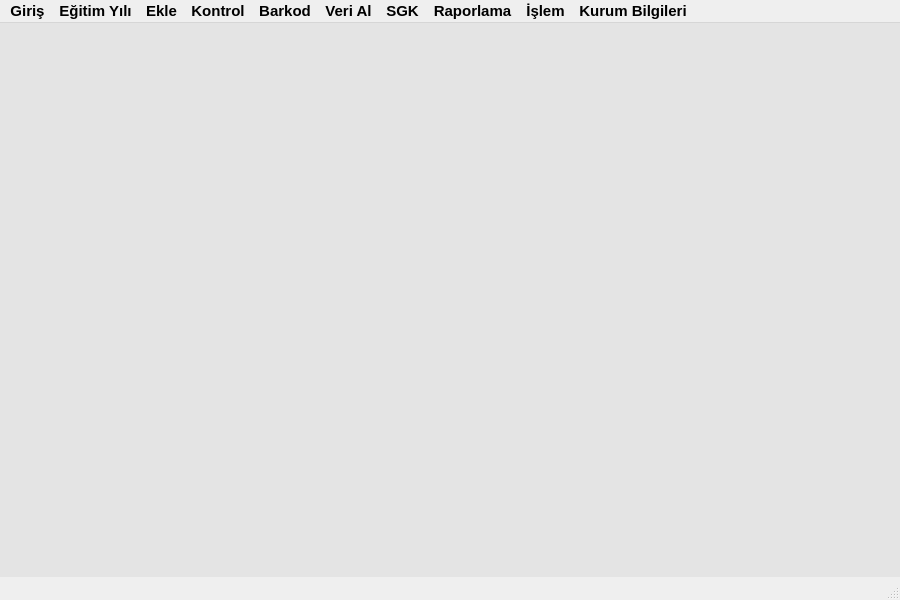
<?xml version="1.0" encoding="UTF-8"?>
<ui version="4.0">
 <class>MainWindow</class>
 <widget class="QMainWindow" name="MainWindow">
  <property name="geometry">
   <rect>
    <x>0</x>
    <y>0</y>
    <width>900</width>
    <height>600</height>
   </rect>
  </property>
  <property name="font">
   <font>
    <pointsize>11</pointsize>
    <weight>75</weight>
    <bold>true</bold>
   </font>
  </property>
  <property name="windowTitle">
   <string>MainWindow</string>
  </property>
  <widget class="QWidget" name="centralwidget">
   <property name="styleSheet">
    <string notr="true">/*Copyright (c) DevSec Studio. All rights reserved.

MIT License

Permission is hereby granted, free of charge, to any person obtaining a copy
of this software and associated documentation files (the &quot;Software&quot;), to deal
in the Software without restriction, including without limitation the rights
to use, copy, modify, merge, publish, distribute, sublicense, and/or sell
copies of the Software, and to permit persons to whom the Software is
furnished to do so, subject to the following conditions:

The above copyright notice and this permission notice shall be included in all
copies or substantial portions of the Software.

THE SOFTWARE IS PROVIDED *AS IS*, WITHOUT WARRANTY OF ANY KIND, EXPRESS OR
IMPLIED, INCLUDING BUT NOT LIMITED TO THE WARRANTIES OF MERCHANTABILITY,
FITNESS FOR A PARTICULAR PURPOSE AND NONINFRINGEMENT. IN NO EVENT SHALL THE
AUTHORS OR COPYRIGHT HOLDERS BE LIABLE FOR ANY CLAIM, DAMAGES OR OTHER
LIABILITY, WHETHER IN AN ACTION OF CONTRACT, TORT OR OTHERWISE, ARISING FROM,
OUT OF OR IN CONNECTION WITH THE SOFTWARE OR THE USE OR OTHER DEALINGS IN THE SOFTWARE.
*/

/*-----QWidget-----*/
QWidget
{
	background-color: #e4e4e4;
	color: #000;
	selection-background-color: #46a2da;
	selection-color: #fff;

}


/*-----QLabel-----*/
QLabel
{
	background-color: transparent;
	color: #fff;

}


/*-----QMenuBar-----*/
QMenuBar 
{
	background-color: qlineargradient(spread:repeat, x1:1, y1:0, x2:1, y2:1, stop:0 rgba(227, 227, 227, 255),stop:1 rgba(187, 187, 187, 255));
	border: 1px solid #f1f1f1;
	color: #000;

}


QMenuBar::item 
{
	background-color: transparent;

}


QMenuBar::item:selected 
{
	background-color: rgba(70,162,218,50%);
	border: 1px solid #46a2da;
	color: #000;

}


QMenuBar::item:pressed 
{
	background-color: #46a2da;
	border: 1px solid #46a2da;
	color: #fff;

}


/*-----QMenu-----*/
QMenu
{
    background-color: #d6d6d6;
    border: 1px solid #222;
    padding: 4px;
	color: #000;

}


QMenu::item
{
    background-color: transparent;
    padding: 2px 20px 2px 20px;

}


QMenu::separator
{
   	background-color: #46a2da;
	height: 1px;

}


QMenu::item:disabled
{
    color: #555;
    background-color: transparent;
    padding: 2px 20px 2px 20px;

}


QMenu::item:selected
{
	background-color: rgba(70,162,218,50%);
	border: 1px solid #46a2da;
	color: #000;

}


/*-----QToolBar-----*/
QToolBar
{
	background-color: #d6d6d6;
	border-top: none;
	border-bottom: 1px solid #f1f1f1;
	border-left: 1px solid #f1f1f1;
	border-right: 1px solid #f1f1f1;

}


QToolBar::separator
{
	background-color: #2e2e2e;
	width: 1px;

}


/*-----QToolButton-----*/
QToolButton 
{
	background-color: transparent;
	color: #fff;
	padding: 3px;
	margin-left: 1px;
}


QToolButton:hover
{
	background-color: rgba(70,162,218,50%);
	border: 1px solid #46a2da;
	color: #000;
	
}


QToolButton:pressed
{
	background-color: #727272;
	border: 1px solid #46a2da;

}


QToolButton:checked
{
	background-color: #727272;
	border: 1px solid #222;
}


/*-----QPushButton-----*/
QPushButton
{
	background-color: qlineargradient(spread:repeat, x1:1, y1:0, x2:1, y2:1, stop:0 rgba(184, 184, 184, 255),stop:1 rgba(159, 159, 159, 255));
	color: #000;
	min-width: 80px;
	border-style: solid;
	border-width: 1px;
	border-color: #051a39;
	padding: 5px;

}


QPushButton::flat
{
	background-color: transparent;
	border: none;
	color: #000;

}


QPushButton::disabled
{
	background-color: #606060;
	color: #959595;
	border-color: #051a39;

}


QPushButton::hover
{
	background-color: rgba(70,162,218,50%);
	border: 1px solid #46a2da;

}


QPushButton::pressed
{
	background-color: qlineargradient(spread:repeat, x1:1, y1:0, x2:1, y2:1, stop:0 rgba(174, 174, 174, 255),stop:1 rgba(149, 149, 149, 255));
	border: 1px solid #46a2da;

}


QPushButton::checked
{
	background-color: qlineargradient(spread:repeat, x1:1, y1:0, x2:1, y2:1, stop:0 rgba(174, 174, 174, 255),stop:1 rgba(149, 149, 149, 255));
	border: 1px solid #222;

}


/*-----QLineEdit-----*/
QLineEdit
{
	background-color: #f6f6f6;
	color : #000;
	border: 1px solid #343434;
	padding: 3px;
	padding-left: 5px;

}


/*-----QPlainTExtEdit-----*/
QPlainTextEdit
{
	background-color: #f6f6f6;
	color : #000;
	border: 1px solid #343434;
	padding: 3px;
	padding-left: 5px;

}


/*-----QTabBar-----*/
QTabBar::tab
{
	background-color: qlineargradient(spread:repeat, x1:1, y1:0, x2:1, y2:1, stop:0 rgba(227, 227, 227, 255),stop:1 rgba(187, 187, 187, 255));
	color: #000;
	border-style: solid;
	border-width: 1px;
	border-color: #666;
	border-bottom: none;
	padding: 5px;
	padding-left: 15px;
	padding-right: 15px;

}


QTabWidget::pane 
{
	background-color: red;
	border: 1px solid #666;
	top: 1px;

}


QTabBar::tab:last
{
	margin-right: 0; 

}


QTabBar::tab:first:!selected
{
	background-color: #666666;
	margin-left: 0px;

}


QTabBar::tab:!selected
{
	color: #b1b1b1;
	border-bottom-style: solid;
	background-color: #666666;

}


QTabBar::tab:selected
{
	margin-top: 0px;

}


QTabBar::tab:!selected:hover
{
	background-color: qlineargradient(spread:repeat, x1:1, y1:0, x2:1, y2:1, stop:0 rgba(127, 127, 127, 255),stop:1 rgba(87, 87, 87, 255));
	color: #000;

}


/*-----QComboBox-----*/
QComboBox
{
    background-color: qlineargradient(spread:repeat, x1:1, y1:0, x2:1, y2:1, stop:0 rgba(184, 184, 184, 255),stop:1 rgba(159, 159, 159, 255));
    border: 1px solid #000;
    padding-left: 6px;
    color: #000;
    height: 20px;

}


QComboBox::disabled
{
	background-color: #404040;
	color: #656565;
	border-color: #051a39;

}


QComboBox:on
{
    background-color: #46a2da;
	color: #fff;

}


QComboBox QAbstractItemView
{
    background-color: #383838;
    color: #ffffff;
    border: 1px solid black;
    selection-background-color: #46a2da;
    outline: 0;

}


QComboBox::drop-down
{
	background-color: qlineargradient(spread:repeat, x1:1, y1:0, x2:1, y2:1, stop:0 rgba(157, 157, 157, 255),stop:1 rgba(150, 150, 150, 255));
    subcontrol-origin: padding;
    subcontrol-position: top right;
    width: 15px;
    border-left-width: 1px;
    border-left-color: black;
    border-left-style: solid; 

}


QComboBox::down-arrow
{
    image: url(://arrow-down.png);
    width: 8px;
    height: 8px;
}


/*-----QSpinBox &amp; QDateTimeEdit-----*/
QSpinBox,
QDateTimeEdit 
{
    background-color: #f6f6f6;
	color : #000;
	border: 1px solid #000;
	padding: 3px;
	padding-left: 5px;

}


QSpinBox::up-button, 
QDateTimeEdit::up-button
{
	background-color: qlineargradient(spread:repeat, x1:1, y1:0, x2:1, y2:1, stop:0 rgba(184, 184, 184, 255),stop:1 rgba(159, 159, 159, 255));
    width: 16px; 
    border-width: 1px;
	border-color: #000;

}


QSpinBox::up-button:hover, 
QDateTimeEdit::up-button:hover
{
	background-color: #585858;

}


QSpinBox::up-button:pressed, 
QDateTimeEdit::up-button:pressed
{
	background-color: #252525;
    width: 16px; 
    border-width: 1px;

}


QSpinBox::up-arrow,
QDateTimeEdit::up-arrow
{
    image: url(://arrow-up.png);
    width: 7px;
    height: 7px;

}


QSpinBox::down-button, 
QDateTimeEdit::down-button
{
	background-color: qlineargradient(spread:repeat, x1:1, y1:0, x2:1, y2:1, stop:0 rgba(184, 184, 184, 255),stop:1 rgba(159, 159, 159, 255));
    width: 16px; 
    border-width: 1px;
	border-color: #000;

}


QSpinBox::down-button:hover, 
QDateTimeEdit::down-button:hover
{
	background-color: #585858;

}


QSpinBox::down-button:pressed, 
QDateTimeEdit::down-button:pressed
{
	background-color: #252525;
    width: 16px; 
    border-width: 1px;

}


QSpinBox::down-arrow,
QDateTimeEdit::down-arrow
{
    image: url(://arrow-down.png);
    width: 7px;
    height: 7px;

}


/*-----QGroupBox-----*/
QGroupBox 
{
    border: 1px solid;
    border-color: #666666;
    margin-top: 23px;

}


QGroupBox::title  
{
    background-color: #a0a2a4;
    color: #000;
	subcontrol-position: top left;
    subcontrol-origin: margin;
    padding: 5px;
	border: 1px solid #000;
	border-bottom: none;

}




/*-----QHeaderView-----*/
QHeaderView::section
{
    background-color: qlineargradient(spread:repeat, x1:1, y1:0, x2:1, y2:1, stop:0 rgba(227, 227, 227, 255),stop:1 rgba(187, 187, 187, 255));
	border: 1px solid #000;
    color: #000;
    text-align: left;
	padding: 4px;
	
}


QHeaderView::section:disabled
{
    background-color: #525251;
    color: #656565;

}


QHeaderView::section:checked
{
    background-color: qlineargradient(spread:repeat, x1:1, y1:0, x2:1, y2:1, stop:0 rgba(227, 227, 227, 255),stop:1 rgba(187, 187, 187, 255));
    color: #000;

}


QHeaderView::section::vertical::first,
QHeaderView::section::vertical::only-one
{
    border-top: 1px solid #353635;

}


QHeaderView::section::vertical
{
    border-top: 1px solid #353635;

}


QHeaderView::section::horizontal::first,
QHeaderView::section::horizontal::only-one
{
    border-left: 1px solid #353635;

}


QHeaderView::section::horizontal
{
    border-left: 1px solid #353635;

}


QTableCornerButton::section
{
    background-color: qlineargradient(spread:repeat, x1:1, y1:0, x2:1, y2:1, stop:0 rgba(227, 227, 227, 255),stop:1 rgba(187, 187, 187, 255));
	border: 1px solid #000;
    color: #fff;

}


/*-----QTreeWidget-----*/
QTreeView
{
	show-decoration-selected: 1;
	alternate-background-color: #c6c6c6;
	selection-color: #fff;
	background-color: #f6f6f6;
	border: 1px solid gray;
	padding-top : 5px;
	color: #000;
	font: 8pt;

}


QTreeView::item:selected
{
	color:#fff;
	background-color: #46a2da;
	border-radius: 0px;

}


QTreeView::item:!selected:hover
{
    background-color: #5e5e5e;
    border: none;
    color: white;

}


QTreeView::branch:has-children:!has-siblings:closed,
QTreeView::branch:closed:has-children:has-siblings 
{
	image: url(://tree-closed.png);

}


QTreeView::branch:open:has-children:!has-siblings,
QTreeView::branch:open:has-children:has-siblings  
{
	image: url(://tree-open.png);

}


/*-----QListView-----*/
QListView 
{
	background-color: #f6f6f6;
    border : none;
    color: #000;
    show-decoration-selected: 1; 
    outline: 0;
	border: 1px solid gray;

}


QListView::disabled 
{
	background-color: #656565;
	color: #1b1b1b;
    border: 1px solid #656565;

}


QListView::item 
{
	background-color: #f6f6f6;
    padding: 1px;

}


QListView::item:alternate 
{
    background-color: #c6c6c6;

}


QListView::item:alternate:selected
{
    background-color: red;

}


QListView::item:selected 
{
	background-color: #b78620;
	border: 1px solid #b78620;
	color: #fff;

}


QListView::item:selected:!active 
{
	background-color: #46a2da;
	border: 1px solid #46a2da;
	color: #fff;

}


QListView::item:selected:active 
{
	background-color: #46a2da;
	border: 1px solid #46a2da;
	color: #fff;

}


QListView::item:hover {
    background-color: #5e5e5e;
    border: none;
    color: #000;

}


/*-----QCheckBox-----*/
QCheckBox
{
	background-color: transparent;
    color: #000;
	border: none;

}


QCheckBox::indicator
{
    background-color: lightgray;
    border: 1px solid #000;
    width: 12px;
    height: 12px;

}


QCheckBox::indicator:checked
{
    image:url(&quot;./ressources/check.png&quot;);
	background-color: #46a2da;
    border: 1px solid #3a546e;

}


QCheckBox::indicator:unchecked:hover
{
	border: 1px solid #46a2da; 

}


QCheckBox::disabled
{
	color: #656565;

}


QCheckBox::indicator:disabled
{
	background-color: #656565;
	color: #656565;
    border: 1px solid #656565;

}


/*-----QRadioButton-----*/
QRadioButton 
{
	color: #000;
	background-color: transparent;

}


QRadioButton::indicator::unchecked:hover 
{
	background-color: darkgray;
	border: 2px solid #46a2da;
	border-radius: 6px;
}


QRadioButton::indicator::checked 
{
	border: 2px solid #52beff;
	border-radius: 6px;
	background-color: #0088da;  
	width: 9px; 
	height: 9px; 

}


/*-----QSlider-----*/
QSlider::groove:horizontal 
{
	background-color: transparent;
	height: 3px;

}


QSlider::sub-page:horizontal 
{
	background-color: #46a2da;

}


QSlider::add-page:horizontal 
{
	background-color: #5d5d5d;

}


QSlider::handle:horizontal 
{
	background-color: #46a2da;
	width: 14px;
	margin-top: -6px;
	margin-bottom: -6px;
	border-radius: 6px;

}


QSlider::handle:horizontal:hover 
{
	background-color: #0088da;
	border-radius: 6px;

}


QSlider::sub-page:horizontal:disabled 
{
	background-color: #bbb;
	border-color: #999;

}


QSlider::add-page:horizontal:disabled 
{
	background-color: #eee;
	border-color: #999;

}


QSlider::handle:horizontal:disabled 
{
	background-color: #eee;
	border: 1px solid #aaa;
	border-radius: 3px;

}


/*-----QScrollBar-----*/
QScrollBar:horizontal
{
    border: 1px solid #222222;
    background-color: #9d9d9d;
    height: 13px;
    margin: 0px 16px 0 16px;

}


QScrollBar::handle:horizontal
{
	background-color: qlineargradient(spread:repeat, x1:1, y1:0, x2:1, y2:1, stop:0 rgba(227, 227, 227, 255),stop:1 rgba(187, 187, 187, 255));
	border: 1px solid #2d2d2d;
    min-height: 20px;

}


QScrollBar::add-line:horizontal
{
	background-color: qlineargradient(spread:repeat, x1:1, y1:0, x2:1, y2:1, stop:0 rgba(227, 227, 227, 255),stop:1 rgba(187, 187, 187, 255));
	border: 1px solid #2d2d2d;
    width: 15px;
    subcontrol-position: right;
    subcontrol-origin: margin;

}


QScrollBar::sub-line:horizontal
{
	background-color: qlineargradient(spread:repeat, x1:1, y1:0, x2:1, y2:1, stop:0 rgba(227, 227, 227, 255),stop:1 rgba(187, 187, 187, 255));
	border: 1px solid #2d2d2d;
    width: 15px;
    subcontrol-position: left;
    subcontrol-origin: margin;

}


QScrollBar::right-arrow:horizontal
{
    image: url(://arrow-right.png);
    width: 6px;
    height: 6px;

}


QScrollBar::left-arrow:horizontal
{
    image: url(://arrow-left.png);
    width: 6px;
    height: 6px;

}


QScrollBar::add-page:horizontal, QScrollBar::sub-page:horizontal
{
    background: none;

}


QScrollBar:vertical
{
    background-color: #9d9d9d;
    width: 13px;
	border: 1px solid #2d2d2d;
    margin: 16px 0px 16px 0px;

}


QScrollBar::handle:vertical
{
    background-color: qlineargradient(spread:repeat, x1:1, y1:0, x2:1, y2:1, stop:0 rgba(227, 227, 227, 255),stop:1 rgba(187, 187, 187, 255));
	border: 1px solid #2d2d2d;
    min-height: 20px;

}


QScrollBar::add-line:vertical
{
	background-color: qlineargradient(spread:repeat, x1:1, y1:0, x2:1, y2:1, stop:0 rgba(227, 227, 227, 255),stop:1 rgba(187, 187, 187, 255));
	border: 1px solid #2d2d2d;
    height: 15px;
    subcontrol-position: bottom;
    subcontrol-origin: margin;

}


QScrollBar::sub-line:vertical
{
	background-color: qlineargradient(spread:repeat, x1:1, y1:0, x2:1, y2:1, stop:0 rgba(227, 227, 227, 255),stop:1 rgba(187, 187, 187, 255));
	border: 1px solid #2d2d2d;
    height: 15px;
    subcontrol-position: top;
    subcontrol-origin: margin;

}


QScrollBar::up-arrow:vertical
{
    image: url(://arrow-up.png);
    width: 6px;
    height: 6px;

}


QScrollBar::down-arrow:vertical
{
    image: url(://arrow-down.png);
    width: 6px;
    height: 6px;

}


QScrollBar::add-page:vertical, QScrollBar::sub-page:vertical
{
    background: none;

}


/*-----QProgressBar-----*/
QProgressBar
{
	background-color: qlineargradient(spread:repeat, x1:1, y1:0, x2:1, y2:1, stop:0 rgba(227, 227, 227, 255),stop:1 rgba(187, 187, 187, 255));
    border: 1px solid #666666;
    text-align: center;
	color: #000;
	font-weight: bold;

}


QProgressBar::chunk
{
    background-color: #46a2da;
    width: 5px;
    margin: 0.5px;

}

</string>
   </property>
  </widget>
  <widget class="QMenuBar" name="menubar">
   <property name="geometry">
    <rect>
     <x>0</x>
     <y>0</y>
     <width>900</width>
     <height>21</height>
    </rect>
   </property>
   <widget class="QMenu" name="menuAdd">
    <property name="font">
     <font>
      <pointsize>9</pointsize>
      <weight>50</weight>
      <bold>false</bold>
     </font>
    </property>
    <property name="title">
     <string>Ekle</string>
    </property>
    <addaction name="act_student"/>
    <addaction name="separator"/>
    <addaction name="act_department"/>
    <addaction name="act_branch"/>
    <addaction name="act_class"/>
    <addaction name="act_parent_class"/>
    <addaction name="separator"/>
    <addaction name="act_staff"/>
    <addaction name="act_staff_branch"/>
    <addaction name="act_degree"/>
    <addaction name="separator"/>
    <addaction name="separator"/>
    <addaction name="act_workplace"/>
    <addaction name="separator"/>
    <addaction name="act_cause"/>
    <addaction name="act_neighborhood"/>
   </widget>
   <widget class="QMenu" name="menuE_itim_Y_l">
    <property name="title">
     <string>Eğitim Yılı</string>
    </property>
    <addaction name="actionE_itim_Y_l_Ekle"/>
    <addaction name="actionE_itim_Y_l_Se"/>
    <addaction name="actionE_itim_Y_l_Kopyala"/>
    <addaction name="actionYedek_Al"/>
    <addaction name="actionYedekten_Getir"/>
   </widget>
   <widget class="QMenu" name="menuGiri">
    <property name="title">
     <string>Giriş</string>
    </property>
    <addaction name="actionKullan_c_Giri_i"/>
    <addaction name="actionMisafir_Giri_i"/>
   </widget>
   <widget class="QMenu" name="menuKontrol">
    <property name="title">
     <string>Kontrol</string>
    </property>
    <addaction name="actionT_m_Bilgiler"/>
    <addaction name="actionEksik_Bilgi_Doldur"/>
   </widget>
   <widget class="QMenu" name="menuBarkod">
    <property name="title">
     <string>Barkod</string>
    </property>
    <addaction name="actionBarkod_Olu_tur"/>
    <addaction name="actionBarkod_Oku"/>
   </widget>
   <widget class="QMenu" name="menuVeri_Al">
    <property name="title">
     <string>Veri Al</string>
    </property>
    <addaction name="actionVeri_Giri_i_Yap"/>
    <addaction name="actionVeri_k_Yap"/>
    <addaction name="actionVeri_Giri_i_Yap_2"/>
   </widget>
   <widget class="QMenu" name="menuRaporlama">
    <property name="title">
     <string>Raporlama</string>
    </property>
    <addaction name="actionSe_enekli_Rapor_Olu_tur"/>
    <addaction name="actionHaftal_k_Form_retmen"/>
    <addaction name="actionHaftal_k_Form_i_letme"/>
    <addaction name="actionAyl_k_Form_retmen"/>
    <addaction name="actionAyl_k_Form_i_letme"/>
    <addaction name="action_retmen_G_rev_Formu"/>
    <addaction name="actionD_nen_Evrak_Kontrol"/>
   </widget>
   <widget class="QMenu" name="menuSGK">
    <property name="title">
     <string>SGK</string>
    </property>
    <addaction name="action_renci_Devams_zl_k_Ekle"/>
    <addaction name="actionOkul_SGK_Bilgileri_Ekle"/>
    <addaction name="actionSGK_Prim_Belgesi_7"/>
    <addaction name="actionSGK_Prim_Belgesi_42"/>
    <addaction name="actionSGK_Prim_Belgesi_49"/>
    <addaction name="actionSGK_Prim_Belgesi_50"/>
   </widget>
   <widget class="QMenu" name="menuOperation">
    <property name="font">
     <font>
      <pointsize>9</pointsize>
      <weight>50</weight>
      <bold>false</bold>
     </font>
    </property>
    <property name="title">
     <string>İşlem</string>
    </property>
    <addaction name="act_pull_sutudent"/>
    <addaction name="act_add_class_to_parent"/>
    <addaction name="act_staff_workplace"/>
    <addaction name="act_disconnection"/>
   </widget>
   <widget class="QMenu" name="menuSchool_Info">
    <property name="title">
     <string>Kurum Bilgileri</string>
    </property>
    <addaction name="act_institutation_info"/>
   </widget>
   <addaction name="menuGiri"/>
   <addaction name="menuE_itim_Y_l"/>
   <addaction name="menuAdd"/>
   <addaction name="menuKontrol"/>
   <addaction name="menuBarkod"/>
   <addaction name="menuVeri_Al"/>
   <addaction name="menuSGK"/>
   <addaction name="menuRaporlama"/>
   <addaction name="menuOperation"/>
   <addaction name="menuSchool_Info"/>
  </widget>
  <widget class="QStatusBar" name="statusbar"/>
  <action name="act_student">
   <property name="text">
    <string>Öğrenci</string>
   </property>
   <property name="font">
    <font>
     <pointsize>11</pointsize>
     <weight>75</weight>
     <bold>true</bold>
    </font>
   </property>
  </action>
  <action name="act_department">
   <property name="text">
    <string>Alan Ekle</string>
   </property>
   <property name="font">
    <font>
     <pointsize>11</pointsize>
     <weight>75</weight>
     <bold>true</bold>
    </font>
   </property>
  </action>
  <action name="act_branch">
   <property name="text">
    <string>Dal Ekle</string>
   </property>
   <property name="font">
    <font>
     <pointsize>11</pointsize>
     <weight>75</weight>
     <bold>true</bold>
    </font>
   </property>
  </action>
  <action name="act_class">
   <property name="text">
    <string>Sınıf Ekle</string>
   </property>
   <property name="font">
    <font>
     <pointsize>11</pointsize>
     <weight>75</weight>
     <bold>true</bold>
    </font>
   </property>
  </action>
  <action name="act_staff">
   <property name="text">
    <string>Personel Ekle</string>
   </property>
   <property name="font">
    <font>
     <pointsize>11</pointsize>
     <weight>75</weight>
     <bold>true</bold>
    </font>
   </property>
  </action>
  <action name="act_staff_branch">
   <property name="text">
    <string>Branş Ekle</string>
   </property>
   <property name="font">
    <font>
     <pointsize>11</pointsize>
     <weight>75</weight>
     <bold>true</bold>
    </font>
   </property>
  </action>
  <action name="act_degree">
   <property name="text">
    <string>Unvan Ekle</string>
   </property>
   <property name="font">
    <font>
     <pointsize>11</pointsize>
     <weight>75</weight>
     <bold>true</bold>
    </font>
   </property>
  </action>
  <action name="act_institutation_info">
   <property name="text">
    <string>Okul Bilgileri Ekle</string>
   </property>
   <property name="font">
    <font>
     <pointsize>11</pointsize>
     <weight>75</weight>
     <bold>true</bold>
    </font>
   </property>
  </action>
  <action name="act_workplace">
   <property name="text">
    <string>İşletme Ekle</string>
   </property>
   <property name="font">
    <font>
     <pointsize>11</pointsize>
     <weight>75</weight>
     <bold>true</bold>
    </font>
   </property>
  </action>
  <action name="act_cause">
   <property name="text">
    <string>Ayrılma Sebebi</string>
   </property>
   <property name="font">
    <font>
     <pointsize>11</pointsize>
     <weight>75</weight>
     <italic>false</italic>
     <bold>true</bold>
    </font>
   </property>
  </action>
  <action name="act_document">
   <property name="text">
    <string>Belge Türü</string>
   </property>
   <property name="font">
    <font>
     <pointsize>11</pointsize>
     <weight>75</weight>
     <bold>true</bold>
    </font>
   </property>
  </action>
  <action name="act_social_club">
   <property name="text">
    <string>Sosyal Kulüp</string>
   </property>
   <property name="font">
    <font>
     <pointsize>11</pointsize>
     <weight>75</weight>
     <italic>false</italic>
     <bold>true</bold>
    </font>
   </property>
  </action>
  <action name="actionE_itim_Y_l_Ekle">
   <property name="text">
    <string>Eğitim Yılı Ekle</string>
   </property>
  </action>
  <action name="actionE_itim_Y_l_Se">
   <property name="text">
    <string>Eğitim Yılı Seç</string>
   </property>
  </action>
  <action name="actionE_itim_Y_l_Kopyala">
   <property name="text">
    <string>Eğitim Yılı Kopyala</string>
   </property>
  </action>
  <action name="actionYedek_Al">
   <property name="text">
    <string>Yedek Al</string>
   </property>
  </action>
  <action name="actionYedekten_Getir">
   <property name="text">
    <string>Yedekten Getir</string>
   </property>
  </action>
  <action name="actionKullan_c_Giri_i">
   <property name="text">
    <string>Kullanıcı Girişi</string>
   </property>
  </action>
  <action name="actionMisafir_Giri_i">
   <property name="text">
    <string>Misafir Girişi</string>
   </property>
  </action>
  <action name="actionT_m_Bilgiler">
   <property name="text">
    <string>Tüm Bilgiler</string>
   </property>
  </action>
  <action name="actionEksik_Bilgi_Doldur">
   <property name="text">
    <string>Eksik Bilgi Doldur</string>
   </property>
  </action>
  <action name="actionBarkod_Olu_tur">
   <property name="text">
    <string>Barkod Oluştur</string>
   </property>
  </action>
  <action name="actionBarkod_Oku">
   <property name="text">
    <string>Barkod Oku</string>
   </property>
  </action>
  <action name="actionVeri_Giri_i_Yap">
   <property name="text">
    <string>Veri Girişi Yap (Excel)</string>
   </property>
  </action>
  <action name="actionVeri_k_Yap">
   <property name="text">
    <string>Veri Çıkışı Yap (Excel)</string>
   </property>
  </action>
  <action name="actionSe_enekli_Rapor_Olu_tur">
   <property name="text">
    <string>Seçenekli Rapor Oluştur</string>
   </property>
  </action>
  <action name="actionHaftal_k_Form_retmen">
   <property name="text">
    <string>Haftalık Form (Öğretmen)</string>
   </property>
  </action>
  <action name="actionHaftal_k_Form_i_letme">
   <property name="text">
    <string>Haftalık Form (işletme)</string>
   </property>
  </action>
  <action name="actionAyl_k_Form_retmen">
   <property name="text">
    <string>Aylık Form (Öğretmen)</string>
   </property>
  </action>
  <action name="actionAyl_k_Form_i_letme">
   <property name="text">
    <string>Aylık Form (işletme)</string>
   </property>
  </action>
  <action name="action_retmen_G_rev_Formu">
   <property name="text">
    <string>Öğretmen Görev Formu</string>
   </property>
  </action>
  <action name="actionD_nen_Evrak_Kontrol">
   <property name="text">
    <string>Dönen Evrak Kontrol</string>
   </property>
  </action>
  <action name="action_renci_Devams_zl_k_Ekle">
   <property name="text">
    <string>Öğrenci Devamsızlık Ekle</string>
   </property>
  </action>
  <action name="actionOkul_SGK_Bilgileri_Ekle">
   <property name="text">
    <string>Okul SGK Bilgileri Ekle</string>
   </property>
  </action>
  <action name="actionSGK_Prim_Belgesi_7">
   <property name="text">
    <string>SGK Prim Belgesi (7)</string>
   </property>
  </action>
  <action name="actionSGK_Prim_Belgesi_42">
   <property name="text">
    <string>SGK Prim Belgesi (42)</string>
   </property>
  </action>
  <action name="actionSGK_Prim_Belgesi_49">
   <property name="text">
    <string>SGK Prim Belgesi (49)</string>
   </property>
  </action>
  <action name="actionSGK_Prim_Belgesi_50">
   <property name="text">
    <string>SGK Prim Belgesi (50)</string>
   </property>
  </action>
  <action name="actionVeri_Giri_i_Yap_2">
   <property name="text">
    <string>Veri Girişi Yap</string>
   </property>
  </action>
  <action name="act_neighborhood">
   <property name="text">
    <string>Semt/Mahalle Ekle</string>
   </property>
   <property name="font">
    <font>
     <pointsize>11</pointsize>
     <weight>75</weight>
     <bold>true</bold>
    </font>
   </property>
  </action>
  <action name="act_parent_class">
   <property name="text">
    <string>Ortak Sınıf Ekle</string>
   </property>
   <property name="font">
    <font>
     <pointsize>11</pointsize>
     <weight>75</weight>
     <bold>true</bold>
    </font>
   </property>
  </action>
  <action name="act_day">
   <property name="text">
    <string>Günler</string>
   </property>
   <property name="font">
    <font>
     <pointsize>11</pointsize>
     <weight>75</weight>
     <bold>true</bold>
    </font>
   </property>
  </action>
  <action name="act_add_class_to_parent">
   <property name="text">
    <string>Ortak sınıfa alt sınıf ekle</string>
   </property>
   <property name="font">
    <font>
     <pointsize>11</pointsize>
     <weight>75</weight>
     <bold>true</bold>
    </font>
   </property>
  </action>
  <action name="act_staff_workplace">
   <property name="text">
    <string>Öğretmen-İşletme</string>
   </property>
   <property name="font">
    <font>
     <pointsize>11</pointsize>
     <weight>75</weight>
     <bold>true</bold>
    </font>
   </property>
  </action>
  <action name="act_staff_days">
   <property name="text">
    <string>Öğretmen İşletme Günleri Ekle</string>
   </property>
   <property name="font">
    <font>
     <pointsize>11</pointsize>
     <weight>75</weight>
     <bold>true</bold>
    </font>
   </property>
  </action>
  <action name="act_class_days">
   <property name="text">
    <string>Sınıf İşletme Günleri Ekle</string>
   </property>
   <property name="font">
    <font>
     <pointsize>11</pointsize>
     <weight>75</weight>
     <bold>true</bold>
    </font>
   </property>
  </action>
  <action name="act_change_workplace">
   <property name="text">
    <string>İşletme Değiştir</string>
   </property>
   <property name="font">
    <font>
     <pointsize>11</pointsize>
     <weight>75</weight>
     <bold>true</bold>
    </font>
   </property>
  </action>
  <action name="act_disconnection">
   <property name="text">
    <string>Ayrılış Yap</string>
   </property>
   <property name="font">
    <font>
     <pointsize>11</pointsize>
     <weight>75</weight>
     <bold>true</bold>
    </font>
   </property>
  </action>
  <action name="act_pull_sutudent">
   <property name="text">
    <string>Arşivden Öğrenci Getir</string>
   </property>
   <property name="font">
    <font>
     <pointsize>11</pointsize>
     <weight>75</weight>
     <bold>true</bold>
    </font>
   </property>
  </action>
 </widget>
 <resources/>
 <connections/>
</ui>
